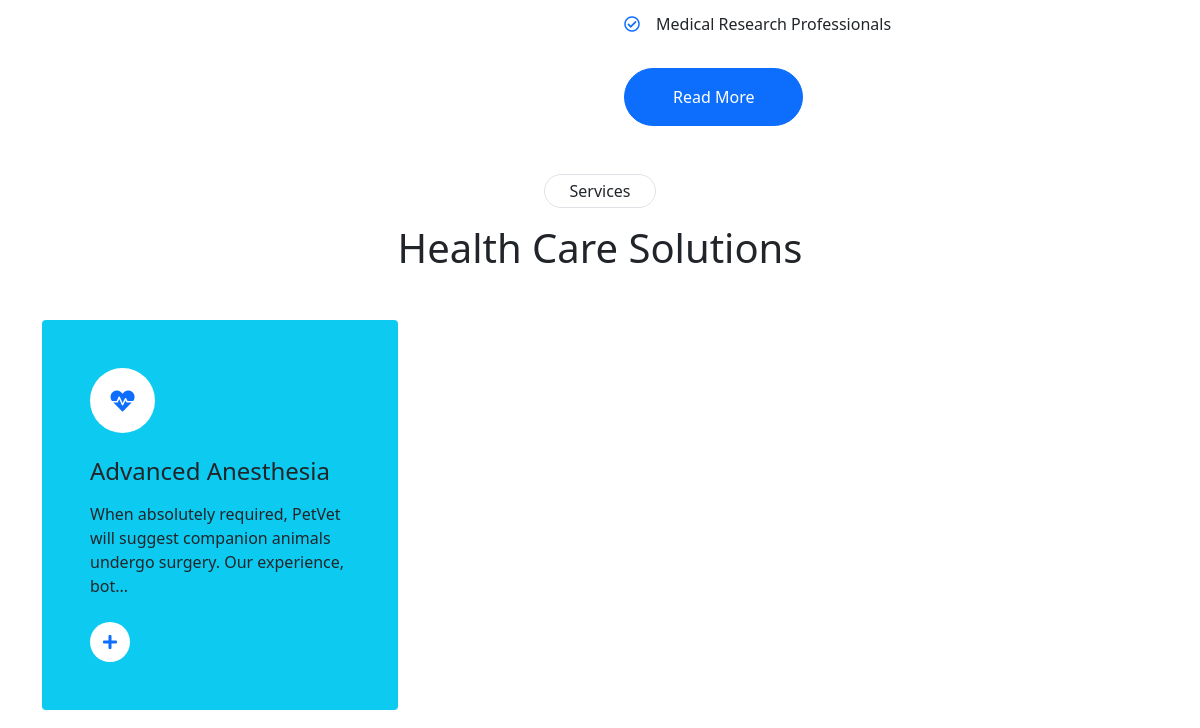
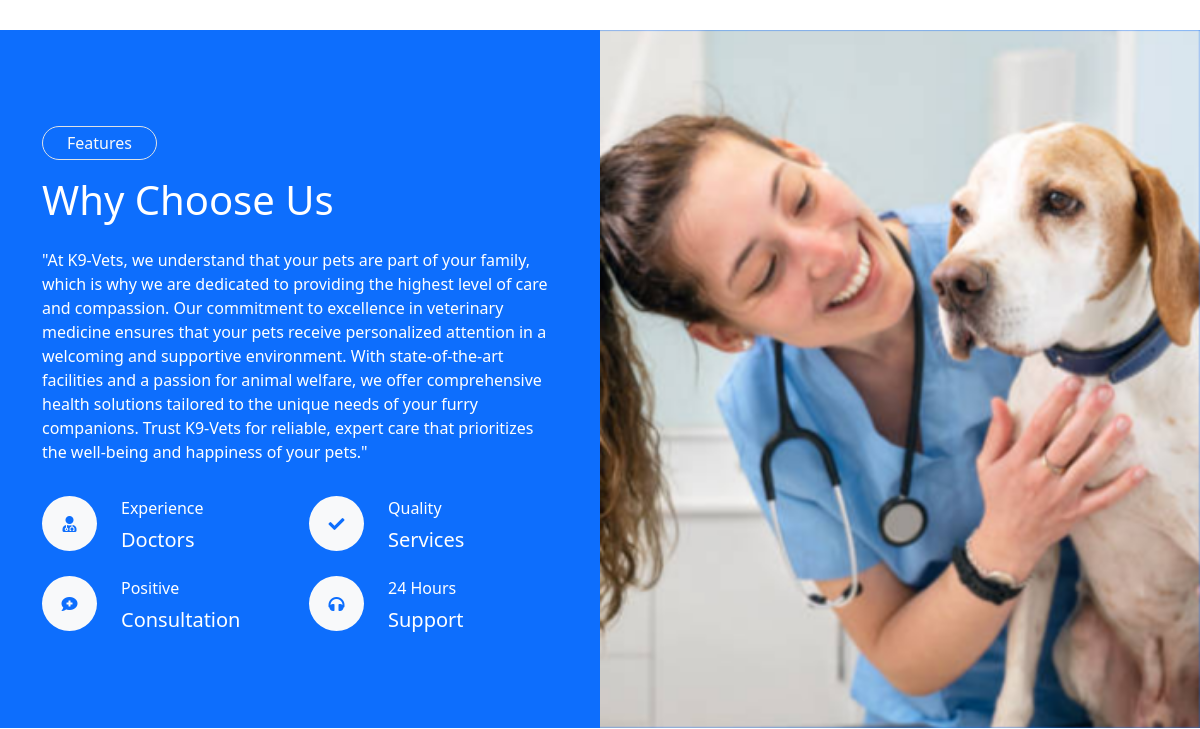
Before: / (middle part) with the older database file (2 pictures, top to bottom).
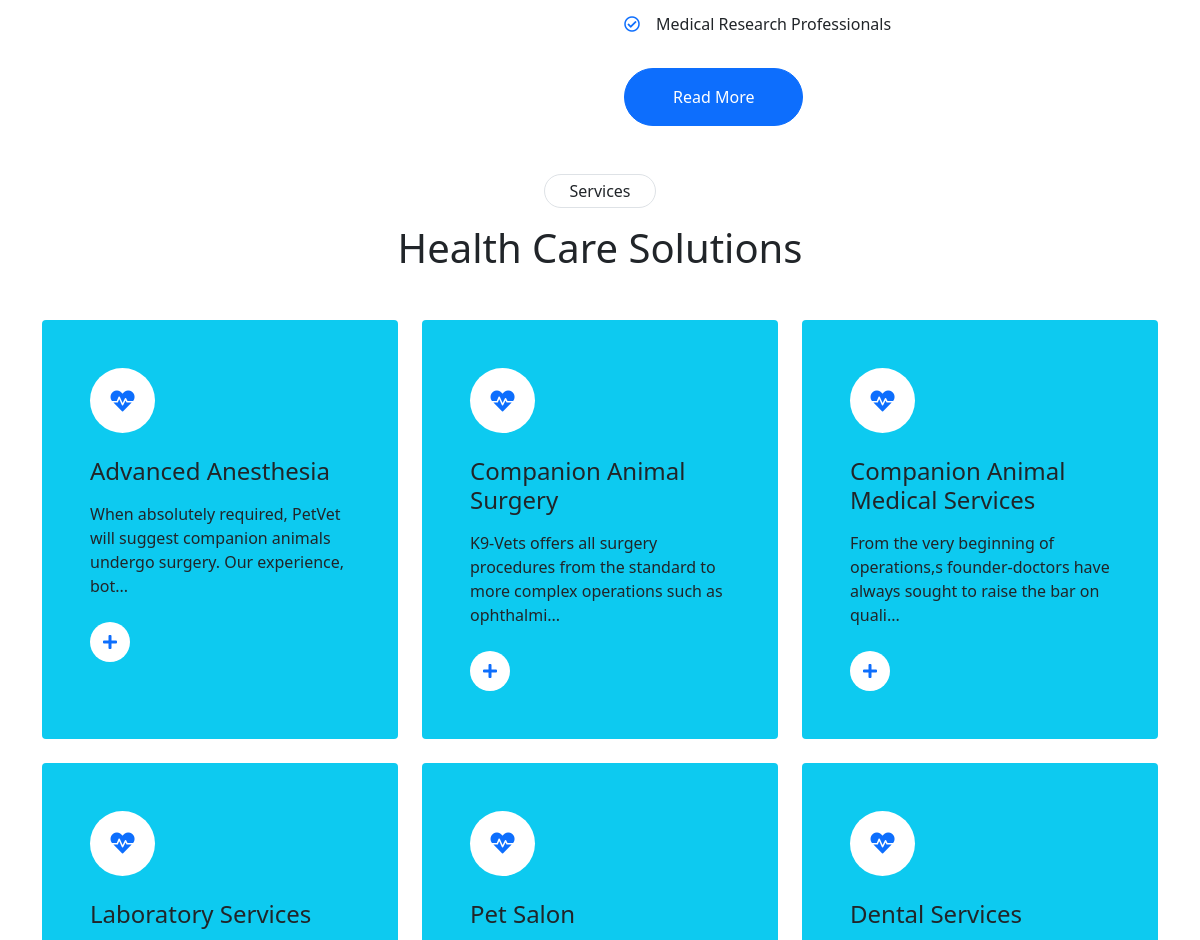
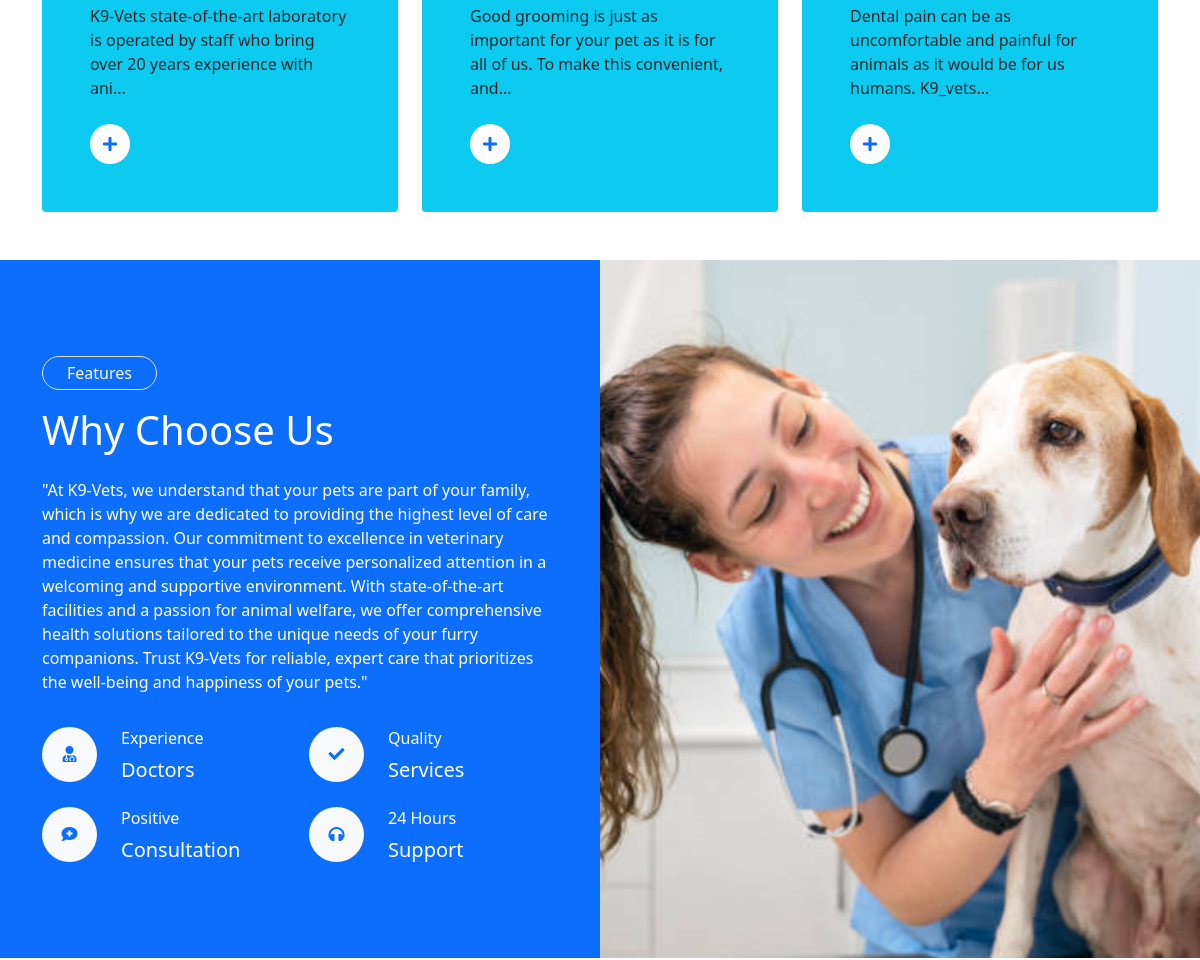
After: the same page with the newer database file (2 pictures, top to bottom).
### tables this page shows
CREATE TABLE `services` (
  `id` int(11) NOT NULL,
  `name` varchar(100) NOT NULL,
  `description` varchar(1000) NOT NULL,
  `url` varchar(500) NOT NULL
);

### index.php (the view, shortened to what the changed rows need)
<!DOCTYPE html>
<html lang="en">
<head>
<?php
    include 'source/config.php';
    $sql = "SELECT * FROM services";
    $result = mysqli_query($conn, $sql);
?>
    <link href="https://cdnjs.cloudflare.com/ajax/libs/font-awesome/5.10.0/css/all.min.css" rel="stylesheet">
    <link href="https://cdn.jsdelivr.net/npm/bootstrap-icons@1.4.1/font/bootstrap-icons.css" rel="stylesheet">
    <link href="source/lib/animate/animate.min.css" rel="stylesheet">
    <link href="source/lib/owlcarousel/assets/owl.carousel.min.css" rel="stylesheet">
    <link href="source/lib/tempusdominus/css/tempusdominus-bootstrap-4.min.css" rel="stylesheet" />
    <link href="source/bootstrap/css/bootstrap.min.css" rel="stylesheet">
    <link href="source/css/style.css" rel="stylesheet">
    <link href="source/css/index-shop-cards.css" rel="stylesheet">
</head>
<body>
    <div class="container" id="services">
        <div class="text-center mx-auto mb-5 wow fadeInUp" data-wow-delay="0.1s" style="max-width: 600px;">
            <h1>Health Care Solutions</h1>
        </div>
        <div class="row g-4">
            <?php while ($row = $result->fetch_assoc()): ?>
                <div class="col-lg-4 col-md-6 wow fadeInUp" data-wow-delay="0.1s">
                    <div class="service-item bg-info rounded h-100 p-5">
                        <div class="d-inline-flex align-items-center justify-content-center bg-white rounded-circle mb-4" style="width: 65px; height: 65px;">
                            <i class="fa fa-heartbeat text-primary fs-4"></i>
                        </div>
                        <h4 class="mb-3"><?php echo htmlspecialchars($row['name']); ?></h4>
                        <p class="mb-4">
                            <span class="short-description">
                                <?php echo substr(htmlspecialchars($row['description']), 0, 100); ?>...
                            </span>
                        </p>
                        <a class="btn show-more" href="javascript:void(0);"><i class="fa fa-plus text-primary me-3"></i>Read More</a>
                    </div>
                </div>
            <?php endwhile; ?>
        </div>
    </div>
    <div class="container-fluid bg-primary overflow-hidden my-5 px-lg-0">
        <div class="container feature px-lg-0">
            <div class="row g-0 mx-lg-0">
                <div class="col-lg-6 feature-text py-5 wow fadeIn" data-wow-delay="0.1s">
                    <div class="p-lg-5 ps-lg-0">
                        <h1 class="text-white mb-4">Why Choose Us</h1>
                    </div>
                </div>
            </div>
        </div>
    </div>
</body>
</html>

Changed rows visible on the page:
added services: name "Companion Animal Surgery", description "K9-Vets offers all surgery procedures from the standard to more complex operations such as ophthalmi"
added services: name "Companion Animal Medical Services", description "From the very beginning of operations,s founder-doctors have always sought to raise the bar on quali"
added services: name "Laboratory Services", description "K9-Vets state-of-the-art laboratory is operated by staff who bring over 20 years experience with ani"
added services: name "Pet Salon", description "Good grooming is just as important for your pet as it is for all of us. To make this convenient, and"
added services: name "Dental Services", description "Dental pain can be as uncomfortable and painful for animals as it would be for us humans. K9_vets"
